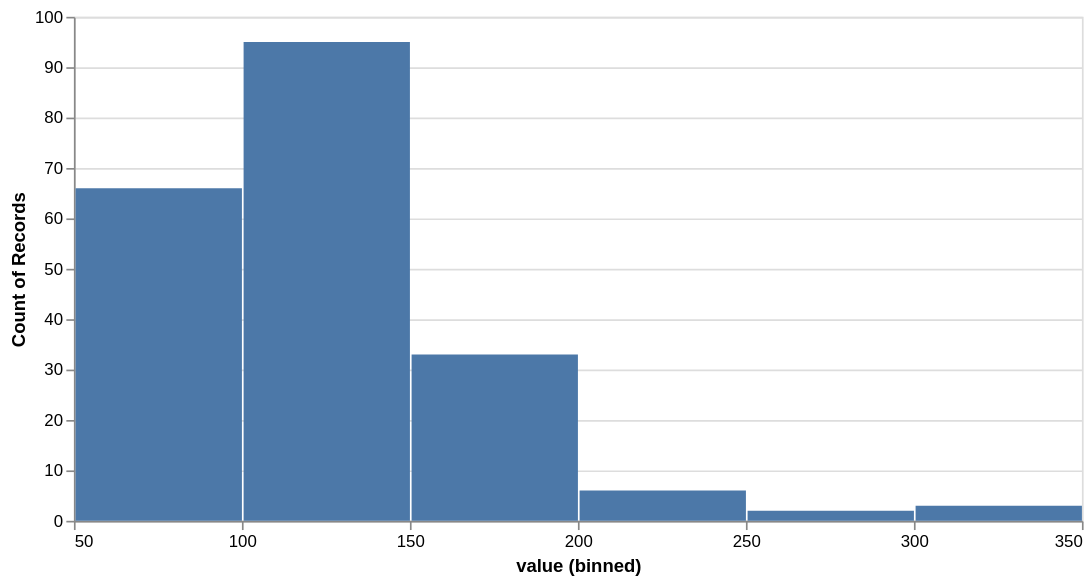

The code cell stored with this chart in its notebook:
### Code cell
alt.Chart(cars_data).transform_fold(
    ['enginesize']
).mark_bar().encode(
    x=alt.X('value:Q', bin=True),
    y="count()"
).properties(width=600)

### Figure 1 — Vega-Lite specification as saved in the notebook (floating-point values rounded to 4 significant figures; data arrays with more than 128 entries replaced by an {"elided": "..."} marker saying what was removed)
{"config": {"view": {"continuousWidth": 300, "continuousHeight": 300}}, "data": {"name": "data-1bed9fbf2600d9190696f48c3511329a"}, "mark": {"type": "bar"}, "encoding": {"x": {"bin": true, "field": "value", "type": "quantitative"}, "y": {"aggregate": "count", "type": "quantitative"}}, "transform": [{"fold": ["enginesize"]}], "width": 600, "$schema": "https://vega.github.io/schema/vega-lite/v6.1.0.json", "datasets": {"data-1bed9fbf2600d9190696f48c3511329a": {"elided": "205 records"}}}
